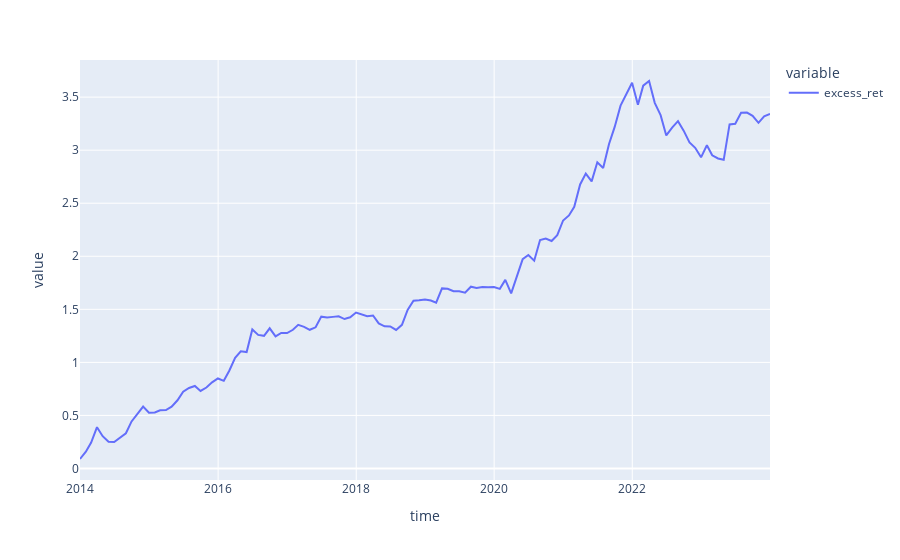

Notebook code for this chart:
### Code cell
(cleaned_data
 .merge(sml_ret.to_frame('sml_ret'), left_index=True, right_index=True)
 .assign(
     excess_ret=lambda x: x['sml_ret'] - x['rf']
 )).excess_ret.cumsum().plot()
